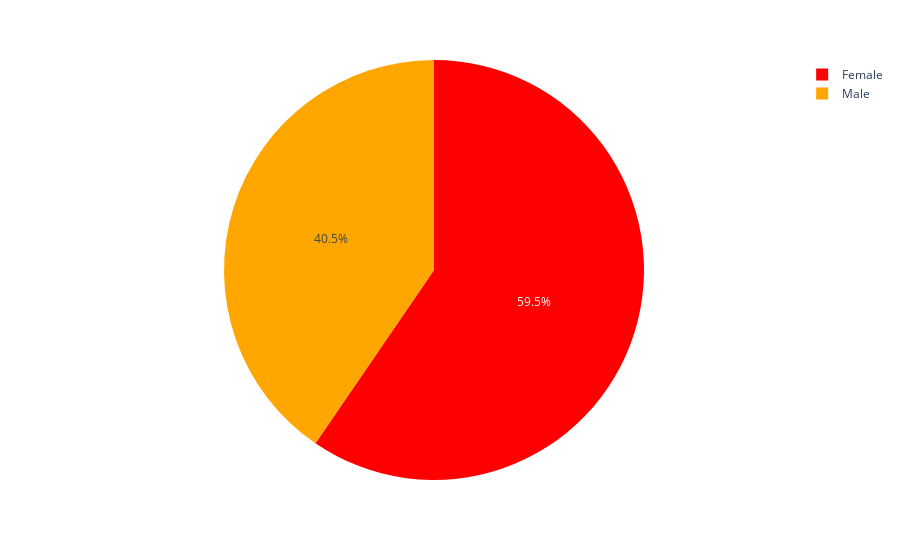

Notebook source saved alongside this figure:
### Code cell
def sex_graph():
    fig1 = data_for_viz["sex"].value_counts().reset_index()
    fig1.columns = ['sex', 'count']

    # Create a pie chart
    fig_m_t_count_bar = px.pie(fig1, names='sex', values='count', color_discrete_sequence=px.colors.cyclical.HSV)
    plotted_graph=fig_m_t_count_bar.show()
    return plotted_graph
sex_graph()

### Figure 1 — Plotly figure (JSON) as saved in the notebook; plotly's stock layout.template omitted (floating-point values rounded to 4 significant figures)
{"data": [{"domain": {"x": [0, 1], "y": [0, 1]}, "hovertemplate": "sex=%{label}<br>count=%{value}<extra></extra>", "labels": ["Female", "Male"], "legendgroup": "", "name": "", "showlegend": true, "type": "pie", "values": [15297, 10393]}], "layout": {"legend": {"tracegroupgap": 0}, "margin": {"t": 60}, "piecolorway": ["#ff0000", "#ffa700", "#afff00", "#08ff00", "#00ff9f", "#00b7ff", "#0010ff", "#9700ff", "#ff00bf", "#ff0000"]}}
